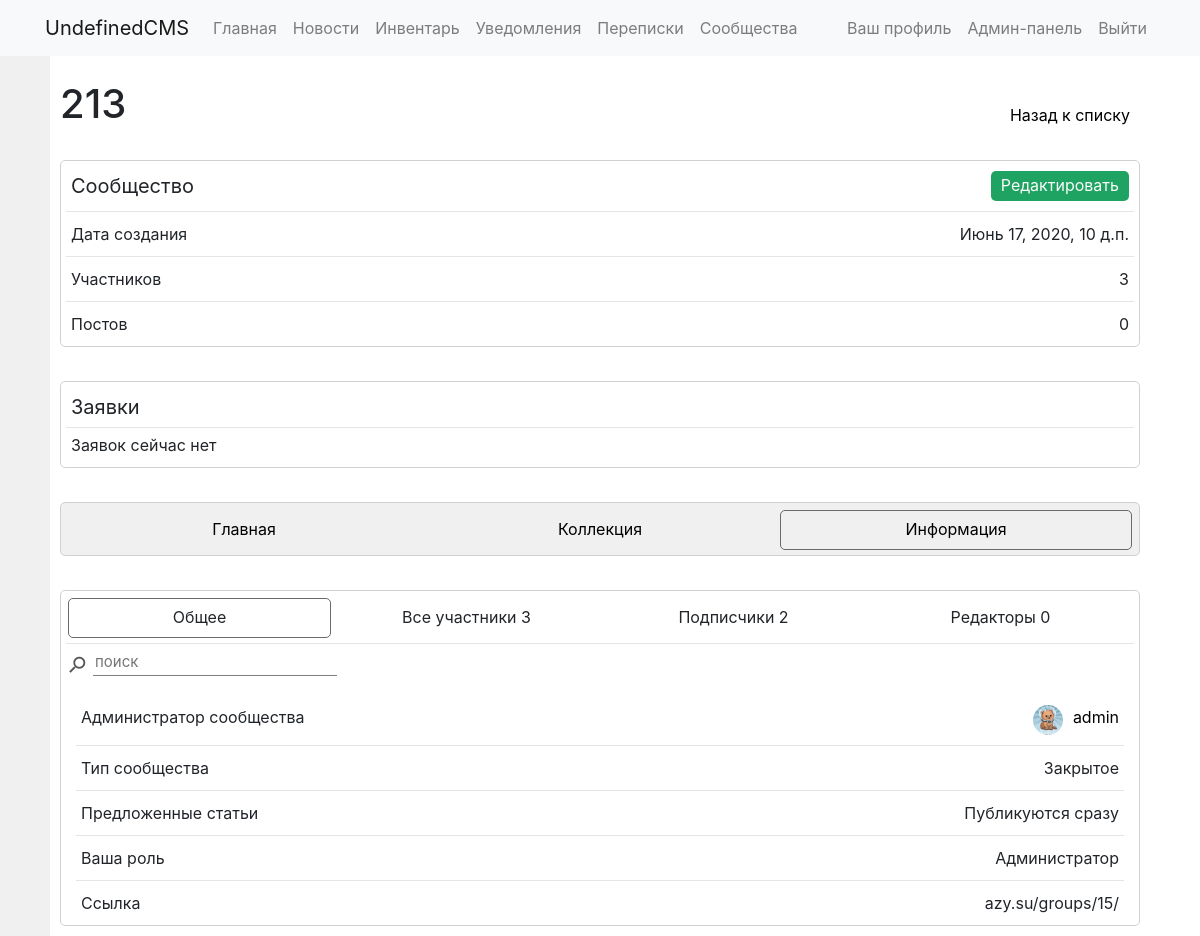
The page /groups/15/information/ (signed in) on the database its author committed.
### communities/models.py (models this page shows, shortened)
class Group(models.Model):
	groupname = models.CharField(max_length=40)
	image = models.ImageField(upload_to='groups/groupimages', default=False)
	slug = models.SlugField(max_length=40, unique=True)
	description = models.TextField(blank=True)
	public = models.BooleanField(default=True)
	allowarticles = models.IntegerField(default=2)
	pubdate = models.DateTimeField('date published', default=datetime.now)
	admin = models.ForeignKey(User, on_delete=models.CASCADE, null=True, blank=True, related_name='groups_admins')
	editors = models.ManyToManyField(User, blank=True, related_name='groups_editors')
	subscribers = models.ManyToManyField(User, blank=True, related_name='groups_subs')
	subrequests = models.ManyToManyField(User, blank=True, related_name='groups_requests')
	banned = models.ManyToManyField(User, blank=True, related_name='groups_banned')
	rating = models.FloatField(null=True, blank=True, default=0)
	def can_see_group(self, user):
		if user in self.banned.all():
			return False
		if self.public:
			return True
		if user in self.subscribers.all() or user in self.editors.all() or user == self.admin:
			return True
		return False

### UserProfile/models.py (models this page shows, shortened)
class Profile(models.Model):
    user = models.OneToOneField(User, on_delete=models.CASCADE)
    about = models.TextField(max_length=500, blank=True)
    birth_date = models.DateField(null=True, blank=True)
    email = models.TextField(max_length=50, blank=True)
    city = models.TextField(max_length=30, blank=True)
    phone = models.TextField(max_length=30, blank=True)
    interests = models.TextField(max_length=500, blank=True)
    avatar = models.ImageField(upload_to=user_directorypath, default='/static/profile.jpg')
    blacklist = models.ManyToManyField(User, related_name='blacklists', blank=True)
    verified = models.BooleanField(default=False)
    last_time_online = models.DateTimeField(default=datetime.now)
    rating = models.FloatField(null=True, blank=True, default=0)

### communities/views.py (the view)
# urls.py: path('<str:groupslug>/information/', information, name='information'),
def information(request, groupslug):
	if Group.objects.filter(slug=groupslug).exists():
		group = Group.objects.get(slug=groupslug)
		if not group.can_see_group(request.user):
			context = {
				'group': group,
			}
			return render(request, 'communities/closedgroup.html', context)
		articles_count = group.community_articles.filter(allowed=True).count()
		context = {'group': group, 'articles_count': articles_count}
		return render(request, 'communities/information.html', context)
	else:
		return render(request, 'communities/nogroup.html')

### communities/templates/communities/information.html (shortened to what this page needs)
{% extends "communities/community_template.html" %}
{% block main %}
<div class="content_block">
	<div class="plate">
	    <div class="inline-wrapper" id="table_buttons">
		    <div class="button0 button0-active" onclick="showgroups('description', this)">Общее</div>
		    <div class="button0" onclick="showgroups('members_list', this)">Все участники {{ group.subscribers.count|add:group.editors.count|add:1 }}</div>
		    <div class="button0" onclick="showgroups('subscribers_list', this)">Подписчики {{ group.subscribers.count }}</div>
		    <div class="button0" onclick="showgroups('editors_list', this)">Редакторы {{ group.editors.count }}</div>
	    </div>
	    <hr>
	    <div class="inline-wrapper">
	      <div class="inline-wrapper">
	        <i class="material-icons icon2 flip-vertical" style="margin-top: 5px; margin-right: 5px;">search</i>
	        <input id="main_groups_search" class="input2" type="text" placeholder="поиск" onkeyup="searchlist('groups_list', this.value)">
	      </div>
	    </div>
	    <br>
	    <div id='description' class="main_groups_list" style="margin-right: 10px; margin-left: 10px;">
			<div class="inline-wrapper">
				<div class="text2">Администратор сообщества</div>
				<div class="inline-wrapper">
                    <img class="small-img" src="/media/{{ group.admin.profile.avatar }}" alt="">
					<div class="text2"><a class="link1" href="{% url 'UserProfile:userprofile' group.admin %}">{{ group.admin }}</a></div>
				</div>
			</div>
			<hr>
			<div class="inline-wrapper">
				<div class="text2">Тип сообщества</div>
				<div class="text2">{% if group.public %}Открытое{% else %}Закрытое{% endif %}</div>
			</div>
			<hr>
			<div class="inline-wrapper">
				<div class="text2">Предложенные статьи</div>
				<div class="text2">{% if group.allowarticles == 1 %}Публикуются сразу{% elif group.allowarticles == 2 %}Отправляются на проверку{% else %}Не публикуются{% endif %}</div>
			</div>
			<hr>
			<div class="inline-wrapper">
				<div class="text2">Ваша роль</div>
				<div class="text2">{% if request.user in group.subscribers.all %}Участник{% elif request.user in group.editors.all %}Редактор{% elif request.user == group.admin %}Администратор{% else %}Посетитель{% endif %}</div>
			</div>
			<hr>
			<div class="inline-wrapper">
	            <div class="text2">Ссылка</div>
	            <div class="text2">azy.su/groups/{{ group.slug }}/</div>
          	</div>
	    </div>
	</div>
</div>
{% endblock %}

### communities/templates/communities/community_template.html (shortened to what this page needs)
{% extends "base_general.html" %}
{% load static %}
{% block links %}
  <link rel="stylesheet" href="{% static 'communities/css/style.css' %}"/>
{% endblock %}
{% block content %}
  <div class="inline-wrapper">
    <h1>{{ group.groupname }}</h1>
    <a class="button1" href="{% url 'communities:home' %}">Назад к списку</a>
  </div>
  <br>
  <div class="inline-wrapper">
    <div class="plate" style="width: 100%;">
      <div class="inline-wrapper">
        <div class="text1">Сообщество</div>
          {% if request.user.is_authenticated %}
            {% if request.user == group.admin %}
              <a href="{% url 'communities:editgroup' group.slug %}" class="button3 green">Редактировать</a>
            {% endif %}
          {% endif %}
      </div>
      <hr>
      <div class="inline-wrapper">
        <div class="text2">Дата создания</div>
        <div class="text2">{{ group.pubdate }}</div>
      </div>
      <hr>
      <div class="inline-wrapper">
        <div class="text2">Участников</div>
        <div class="inline-wrapper">
          <div class="text2">{{ group.subscribers.count|add:group.editors.count|add:1 }}</div>
        </div>
      </div>
      <hr>
      <div class="inline-wrapper">
        <div class="text2">Постов</div>
        <div class="text2">{{ articles_count }}</div>
      </div>
    </div>
  </div>
  <br>
  {% if request.user.is_authenticated %}
    {% if request.user == group.admin or request.user in group.editors.all %}
      {% if not group.public %}
        <div class="plate">
          {% if group.subrequests.all %}
            <div class="inline-wrapper">
              <div class="text1">Заявки</div>
              <div class="button1" onclick="show('hid1', this)">Открыть</div>
            </div>
            <div id=hid1 class="hidden">
              {% for req in group.subrequests.all %}
                <div id="sub{{ req.id }}">
                  <hr>
                  <div class="inline-wrapper">
                    <div class="text2">{{ req.username }}</div>
                    <div class="inline-wrapper">
                      <div class="button2" onclick="allowsub('{{ req.id }}')">Принять</div>
                      <div class="button2" onclick="rejectsub('{{ req.id }}')">Отклонить</div>
                    </div>
                  </div>
                </div>
              {% endfor %}
            </div>
          {% else %}
            <div class="text1">Заявки</div>
            <hr>
            <div class="text2">Заявок сейчас нет</div>
          {% endif %}
        </div>
        <br>
      {% endif %}
    {% endif %}
  {% endif %}
  {% if request.user in group.subscribers.all or request.user in group.editors.all or request.user == group.admin or group.public and request.user not in group.banned.all %}
    <div class="inline-wrapper plate solid">
      <a id="to_main" class="button0" href="{% url 'communities:community' group.slug %}">Главная</a>
      <a id="to_collection" class="button0" href="{% url 'communities:collection' group.slug %}">Коллекция</a>
      <a id="to_information" class="button0" href="{% url 'communities:information' group.slug %}">Информация</a>
    </div>
    <br>
    {% block main %}{% endblock %}
  {% else %}
    <div class="plate">
      <div class="text2">{% if request.user in group.banned.all %}Вы заблокированы в данном сообществе{% else %}Вы не можете просматривать контент сообщества{% endif %}</div>
    </div>
  {% endif %}
{% endblock %}

### static/communities/css/style.css (style rules this page uses)
hr { margin: 5px 0px; }
html { overflow-y: scroll; }
* { box-sizing: border-box; text-decoration: none; outline: none; list-style-type: none; height: auto; word-wrap: break-word; }
a { color: black; text-decoration: none; }
i, img, .button0, .button0-1, .button1, .button2, .button3 { -webkit-touch-callout: none; -webkit-user-select: none; -khtml-user-select: none; -moz-user-select: none; -ms-user-select: none; user-select: none; }
.plate { padding: 5px; border: 1px solid #D0D0D0; border-radius: 5px; margin-bottom: 10px; background-color: white; }
.solid { padding: 5px; background-color: #F0F0F0; border-radius: 5px; margin-bottom: 10px; }
.content_block { opacity: 0.2s; }
.inline-wrapper { display: flex; justify-content: space-between; }
.text1 { margin: 5px; font-size: 20px; white-space: pre-line; }
.text2 { margin: 5px; font-size: 16px; white-space: pre-line; }
.button0 { width: 100%; margin: 2px 2px 0px; text-align: center; min-height: 40px; padding: 7px 10px; border-radius: 5px; cursor: pointer; transition: background-color 0.2s, color 0.2s; margin-bottom: auto; white-space: nowrap; }
.button1 { text-align: center; min-height: 40px; padding: 7px 10px; border-radius: 10px; cursor: pointer; transition: 0.2s; margin-top: auto; }
.button3 { text-align: center; margin: 5px; height: 30px; padding: 2px 10px; border-radius: 5px; cursor: pointer; transition: 0.2s; }
.button0-active { border: 1px solid #6B6B6B; padding: 6px 9px; }
.input2 { font-size: 15px; min-width: 100px; border: none; border-bottom: 1px solid grey; }
.flip-vertical { -moz-transform: scale(-1, 1); -webkit-transform: scale(-1, 1); -o-transform: scale(-1, 1); transform: scale(-1, 1); filter: FlipH; -ms-filter: "FlipH"; }
.small-img { object-fit: cover; width: 30px; height: 30px; border-radius: 20px; margin: 5px; }
.icon2 { color: #555; font-size: 22px; }
.green { background-color: #1FA363; color: #FAFAFA; }

### rows shown on the page
Group: groupname "213", pubdate "Июнь 17, 2020, 10 д.п.", subscribers.count|add "3", subscribers.count "2", editors.count "0", admin.profile.avatar (picture), admin "admin", slug "15"

### other values the page prints
{{ articles_count }} "0"
